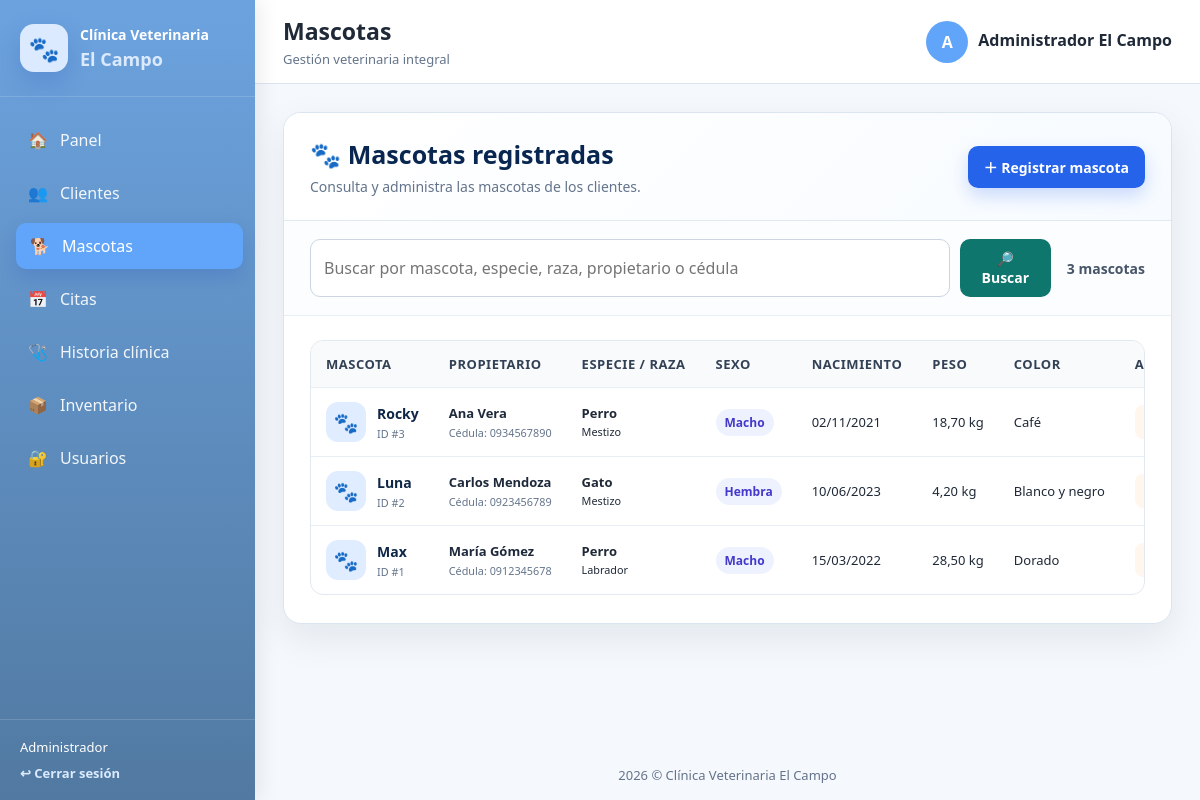
The page /mascotas/index.php (signed in) on the database its author committed.
### tables this page shows
CREATE TABLE mascotas (
    id INT UNSIGNED AUTO_INCREMENT PRIMARY KEY,
    cliente_id INT UNSIGNED NOT NULL,
    nombre VARCHAR(100) NOT NULL,
    especie VARCHAR(60) NOT NULL,
    raza VARCHAR(100) NULL,
    sexo ENUM('Macho', 'Hembra') NOT NULL,
    fecha_nacimiento DATE NULL,
    peso DECIMAL(6,2) NULL,
    color VARCHAR(80) NULL,
    alergias TEXT NULL,
    observaciones TEXT NULL,
    created_at TIMESTAMP NOT NULL DEFAULT CURRENT_TIMESTAMP,
    CONSTRAINT fk_mascotas_clientes
        FOREIGN KEY (cliente_id) REFERENCES clientes(id)
        ON UPDATE CASCADE ON DELETE CASCADE
);

CREATE TABLE clientes (
    id INT UNSIGNED AUTO_INCREMENT PRIMARY KEY,
    nombres VARCHAR(100) NOT NULL,
    apellidos VARCHAR(100) NOT NULL,
    cedula VARCHAR(13) NULL UNIQUE,
    telefono VARCHAR(30) NOT NULL,
    email VARCHAR(150) NULL UNIQUE,
    direccion VARCHAR(255) NULL,
    created_at TIMESTAMP NOT NULL DEFAULT CURRENT_TIMESTAMP
);

### config/app.php (called while the page is built, shortened)
<?php
function url(string $ruta = ''): string
{
    $base = rtrim(BASE_URL, '/');
    $ruta = ltrim($ruta, '/');
    return $base . '/' . $ruta;
}

### mascotas/index.php (the view, shortened to what this page needs)
<?php
$raiz = dirname(__DIR__);
require_once $raiz . '/config/app.php';
require_once $raiz . '/config/conexion.php';
$buscar = trim((string) ($_GET['buscar'] ?? ''));
$mascotas = [];
try {
    $sql = '
        SELECT
            m.id,
            m.cliente_id,
            m.nombre,
            m.especie,
            m.raza,
            m.sexo,
            m.fecha_nacimiento,
            m.peso,
            m.color,
            m.alergias,
            m.observaciones,
            m.created_at,
            c.nombres AS cliente_nombres,
            c.apellidos AS cliente_apellidos,
            c.cedula AS cliente_cedula,
            c.telefono AS cliente_telefono
        FROM mascotas AS m
        INNER JOIN clientes AS c
            ON c.id = m.cliente_id
    ';
    $parametros = [];
    $sql .= ' ORDER BY m.id DESC';
    $consulta = $pdo->prepare($sql);
    $consulta->execute($parametros);
    $mascotas = $consulta->fetchAll(PDO::FETCH_ASSOC);
} catch (Throwable $error) {
    error_log(
        'Error al consultar mascotas: ' .
        $error->getMessage()
    );
    $mensajeError =
        'No se pudieron cargar las mascotas. ' .
        'Revisa la tabla mascotas y la conexión a la base de datos.';
}
function textoSeguro(mixed $valor): string
{
    return htmlspecialchars(
        (string) $valor,
        ENT_QUOTES,
        'UTF-8'
    );
}
function valorVisible(mixed $valor, string $alternativa = 'No registrado'): string
{
    $texto = trim((string) $valor);
    return $texto !== ''
        ? $texto
        : $alternativa;
}
function fechaVisible(mixed $fecha): string
{
    $valor = trim((string) $fecha);
    $objeto = DateTime::createFromFormat('Y-m-d', $valor);
    return $objeto instanceof DateTime
        ? $objeto->format('d/m/Y')
        : $valor;
}
require_once $raiz . '/includes/header.php';
?>
<div class="mascotas-page">
    <section class="mascotas-panel">
        <header class="mascotas-header">
            <div>
                <h1>🐾 Mascotas registradas</h1>
                <p>
                    Consulta y administra las mascotas de los clientes.
                </p>
            </div>
            <a
                class="mascotas-btn mascotas-btn-primary"
                href="<?= textoSeguro(url('mascotas/crear.php')) ?>"
            >
                ＋ Registrar mascota
            </a>
        </header>
        <div class="mascotas-toolbar">
            <form
                class="mascotas-search"
                method="GET"
                action=""
            >
                <input
                    type="search"
                    name="buscar"
                    value="<?= textoSeguro($buscar) ?>"
                    placeholder="Buscar por mascota, especie, raza, propietario o cédula"
                    aria-label="Buscar mascotas"
                >
                <button
                    class="mascotas-btn"
                    type="submit"
                >
                    🔎 Buscar
                </button>
            </form>
            <div class="mascotas-count">
                <?= count($mascotas) ?>
                mascota<?= count($mascotas) === 1 ? '' : 's' ?>
            </div>
        </div>
        <div class="mascotas-content">
            <?php if ($mascotas !== []): ?>
                <div class="mascotas-table-wrapper">
                    <table class="mascotas-table">
                        <thead>
                            <tr>
                                <th>Mascota</th>
                                <th>Propietario</th>
                                <th>Especie / raza</th>
                                <th>Sexo</th>
                                <th>Nacimiento</th>
                                <th>Peso</th>
                                <th>Color</th>
                                <th>Acciones</th>
                            </tr>
                        </thead>
                        <tbody>
                            <?php foreach ($mascotas as $mascota): ?>
                                <?php
                                $propietario = trim(
                                    (string) ($mascota['cliente_nombres'] ?? '') .
                                    ' ' .
                                    (string) ($mascota['cliente_apellidos'] ?? '')
                                );
                                $pesoTexto = $mascota['peso'] !== null
                                    && $mascota['peso'] !== ''
                                        ? number_format(
                                            (float) $mascota['peso'],
                                            2,
                                            ',',
                                            '.'
                                        ) . ' kg'
                                        : 'No registrado';
                                ?>
                                <tr>
                                    <td>
                                        <div class="mascota-identidad">
                                            <span class="mascota-avatar">🐾</span>
                                            <div>
                                                <strong>
                                                    <?= textoSeguro(
                                                        valorVisible(
                                                            $mascota['nombre'] ?? ''
                                                        )
                                                    ) ?>
                                                </strong>
                                                <small>
                                                    ID #<?= (int) ($mascota['id'] ?? 0) ?>
                                                </small>
                                            </div>
                                        </div>
                                    </td>
                                    <td>
                                        <div class="mascota-propietario">
                                            <strong>
                                                <?= textoSeguro(
                                                    valorVisible($propietario)
                                                ) ?>
                                            </strong>
                                            <small>
                                                Cédula:
                                                <?= textoSeguro(
                                                    valorVisible(
                                                        $mascota['cliente_cedula'] ?? '',
                                                        'No registrada'
                                                    )
                                                ) ?>
                                            </small>
                                        </div>
                                    </td>
                                    <td>
                                        <strong>
                                            <?= textoSeguro(
                                                valorVisible(
                                                    $mascota['especie'] ?? ''
                                                )
                                            ) ?>
                                        </strong>
                                        <br>
                                        <small>
                                            <?= textoSeguro(
                                                valorVisible(
                                                    $mascota['raza'] ?? '',
                                                    'Sin raza registrada'
                                                )
                                            ) ?>
                                        </small>
                                    </td>
                                    <td>
                                        <span class="mascota-etiqueta">
                                            <?= textoSeguro(
                                                valorVisible(
                                                    $mascota['sexo'] ?? ''
                                                )
                                            ) ?>
                                        </span>
                                    </td>
                                    <td>
                                        <?= textoSeguro(
                                            fechaVisible(
                                                $mascota['fecha_nacimiento'] ?? ''
                                            )
                                        ) ?>
                                    </td>
                                    <td><?= textoSeguro($pesoTexto) ?></td>
                                    <td>
                                        <?= textoSeguro(
                                            valorVisible(
                                                $mascota['color'] ?? '',
                                                'No registrado'
                                            )
                                        ) ?>
                                    </td>
                                    <td>
                                        <div class="mascota-actions">
                                            <a
                                                class="mascota-action mascota-action-edit"
                                                href="<?= textoSeguro(
                                                    url(
                                                        'mascotas/editar.php?id=' .
                                                        (int) ($mascota['id'] ?? 0)
                                                    )
                                                ) ?>"
                                            >
                                            </a>
                                        </div>
                                    </td>
                                </tr>
                            <?php endforeach; ?>
                        </tbody>
                    </table>
                </div>
            <?php endif; ?>
        </div>
    </section>
</div>
<?php
require_once $raiz . '/includes/footer.php';
?>

### assets/css/style.css (style rules this page uses)
:root { --primary: #3b82f6; --primary-dark: #2f5f93; --primary-light: #eaf3ff; --secondary: #f0a202; --danger: #c0392b; --warning: #b7791f; --success: #23815b; --info: #2563eb; --text: #1f2937; --muted: #64748b; --border: #dbe5f0; --surface: #ffffff; --background: #f5f8fc; --shadow: 0 10px 28px rgba(47, 95, 147, 0.10); --radius: 14px; }
* { box-sizing: border-box; margin: 0; padding: 0; }
body { min-height: 100vh; font-family: "Segoe UI", Arial, sans-serif; color: var(--text); background: var(--background); }
a { color: inherit; text-decoration: none; }
button, input, select, textarea { font: inherit; }
table { width: 100%; border-collapse: collapse; }
th, td { padding: 13px 14px; text-align: left; vertical-align: middle; border-bottom: 1px solid var(--border); white-space: nowrap; }
th { font-size: 12px; text-transform: uppercase; letter-spacing: 0.04em; color: var(--muted); background: #f8fbff; }
tr:last-child td { border-bottom: 0; }
td { font-size: 14px; }
input, select, textarea { width: 100%; min-height: 43px; padding: 10px 12px; color: var(--text); border: 1px solid #cfdcd6; border-radius: 9px; outline: none; background: #fff; transition: 0.2s ease; }

### mascotas/index.php (style rules this page uses)
.mascotas-page { width: min(1180px, 100%); margin: 0 auto; padding-bottom: 42px; }
.mascotas-panel { overflow: hidden; border: 1px solid #dbe5f0; border-radius: 18px; background: #ffffff; box-shadow: 0 14px 38px rgba(15, 35, 65, 0.08); }
.mascotas-header { display: flex; align-items: center; justify-content: space-between; gap: 18px; padding: 24px 26px; border-bottom: 1px solid #e2e8f0; background: linear-gradient(135deg, #ffffff, #f7fbff); }
.mascotas-header h1 { margin: 0 0 6px; color: #08264f; font-size: 25px; }
.mascotas-header p { margin: 0; color: #64748b; font-size: 14px; }
.mascotas-btn { display: inline-flex; align-items: center; justify-content: center; min-height: 42px; padding: 10px 16px; border: 0; border-radius: 10px; font: inherit; font-size: 14px; font-weight: 800; text-decoration: none; cursor: pointer; }
.mascotas-btn-primary { background: #2563eb; color: #ffffff; box-shadow: 0 8px 18px rgba(37, 99, 235, 0.22); }
.mascotas-toolbar { display: flex; align-items: center; justify-content: space-between; gap: 16px; padding: 18px 26px; border-bottom: 1px solid #e8eef5; background: #fbfdff; }
.mascotas-search { display: flex; flex: 1; gap: 10px; }
.mascotas-search input { width: 100%; min-height: 42px; padding: 10px 13px; border: 1px solid #cbd5e1; border-radius: 10px; color: #0f172a; font: inherit; outline: none; }
.mascotas-search button { background: #0f766e; color: #ffffff; }
.mascotas-count { white-space: nowrap; color: #475569; font-size: 14px; font-weight: 700; }
.mascotas-content { padding: 24px 26px 28px; }
.mascotas-table-wrapper { overflow-x: auto; border: 1px solid #e2e8f0; border-radius: 13px; }
.mascotas-table { width: 100%; min-width: 1000px; border-collapse: collapse; }
.mascotas-table th, .mascotas-table td { padding: 14px 15px; border-bottom: 1px solid #e8eef5; text-align: left; vertical-align: middle; font-size: 13px; }
.mascotas-table th { background: #f8fafc; color: #334155; font-weight: 800; }
.mascotas-table tbody tr:last-child td { border-bottom: 0; }
.mascota-identidad { display: flex; align-items: center; gap: 11px; }
.mascota-avatar { display: grid; width: 40px; height: 40px; flex: 0 0 40px; place-items: center; border-radius: 12px; background: #e0ecff; font-size: 20px; }
.mascota-identidad strong { display: block; color: #0f2747; font-size: 14px; }
.mascota-identidad small { display: block; margin-top: 3px; color: #64748b; }
.mascota-propietario strong { display: block; color: #1e293b; }
.mascota-propietario small { display: block; margin-top: 3px; color: #64748b; }
.mascota-etiqueta { display: inline-flex; align-items: center; padding: 5px 9px; border-radius: 999px; background: #eef2ff; color: #4338ca; font-size: 12px; font-weight: 800; }
.mascota-actions { display: flex; gap: 8px; white-space: nowrap; }
.mascota-action { display: inline-flex; align-items: center; justify-content: center; min-height: 34px; padding: 7px 10px; border-radius: 8px; font-size: 12px; font-weight: 800; text-decoration: none; }
.mascota-action-edit { background: #fff7ed; color: #c2410c; }

### rows shown on the page
mascotas: nombre "Rocky", id "3", cliente.apellidos "Ana Vera", cliente.cedula "0934567890", especie "Perro", raza "Mestizo", sexo "Macho", fecha_nacimiento "02/11/2021", peso "18,70 kg", color "Café"
mascotas: nombre "Luna", id "2", cliente.apellidos "Carlos Mendoza", cliente.cedula "0923456789", especie "Gato", raza "Mestizo", sexo "Hembra", fecha_nacimiento "10/06/2023", peso "4,20 kg", color "Blanco y negro"
mascotas: nombre "Max", id "1", cliente.apellidos "María Gómez", cliente.cedula "0912345678", especie "Perro", raza "Labrador", sexo "Macho", fecha_nacimiento "15/03/2022", peso "28,50 kg", color "Dorado"

### other values the page prints
$user['rol'] "Administrador"
$pageTitle "Mascotas"
$userInitial "A"
$nombreUsuario "Administrador El Campo"
count($mascotas) "3"
